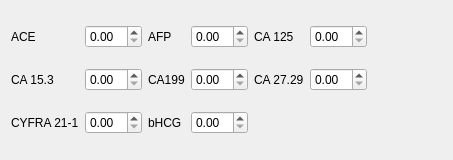
<?xml version="1.0" encoding="UTF-8"?>
<ui version="4.0">
 <class>LabTestsResults</class>
 <widget class="QWidget" name="LabTestsResults">
  <property name="geometry">
   <rect>
    <x>0</x>
    <y>0</y>
    <width>453</width>
    <height>160</height>
   </rect>
  </property>
  <property name="windowTitle">
   <string/>
  </property>
  <layout class="QGridLayout" name="gridLayout">
   <item row="0" column="5">
    <widget class="QDoubleSpinBox" name="ca125">
     <property name="maximumSize">
      <size>
       <width>100</width>
       <height>16777215</height>
      </size>
     </property>
    </widget>
   </item>
   <item row="2" column="1">
    <widget class="QDoubleSpinBox" name="cyfra211">
     <property name="maximumSize">
      <size>
       <width>100</width>
       <height>16777215</height>
      </size>
     </property>
    </widget>
   </item>
   <item row="1" column="0">
    <widget class="QLabel" name="ca153Label">
     <property name="sizePolicy">
      <sizepolicy hsizetype="Fixed" vsizetype="Preferred">
       <horstretch>0</horstretch>
       <verstretch>0</verstretch>
      </sizepolicy>
     </property>
     <property name="text">
      <string>CA 15.3</string>
     </property>
    </widget>
   </item>
   <item row="2" column="2">
    <widget class="QLabel" name="hcgLabel">
     <property name="sizePolicy">
      <sizepolicy hsizetype="Fixed" vsizetype="Preferred">
       <horstretch>0</horstretch>
       <verstretch>0</verstretch>
      </sizepolicy>
     </property>
     <property name="text">
      <string>bHCG</string>
     </property>
    </widget>
   </item>
   <item row="1" column="3">
    <widget class="QDoubleSpinBox" name="ca199">
     <property name="maximumSize">
      <size>
       <width>100</width>
       <height>16777215</height>
      </size>
     </property>
    </widget>
   </item>
   <item row="2" column="3">
    <widget class="QDoubleSpinBox" name="hcg">
     <property name="maximumSize">
      <size>
       <width>100</width>
       <height>16777215</height>
      </size>
     </property>
    </widget>
   </item>
   <item row="0" column="0">
    <widget class="QLabel" name="aceLabel">
     <property name="sizePolicy">
      <sizepolicy hsizetype="Fixed" vsizetype="Preferred">
       <horstretch>0</horstretch>
       <verstretch>0</verstretch>
      </sizepolicy>
     </property>
     <property name="text">
      <string>ACE</string>
     </property>
    </widget>
   </item>
   <item row="0" column="3">
    <widget class="QDoubleSpinBox" name="afp">
     <property name="maximumSize">
      <size>
       <width>100</width>
       <height>16777215</height>
      </size>
     </property>
    </widget>
   </item>
   <item row="0" column="2">
    <widget class="QLabel" name="afpLabel">
     <property name="sizePolicy">
      <sizepolicy hsizetype="Fixed" vsizetype="Preferred">
       <horstretch>0</horstretch>
       <verstretch>0</verstretch>
      </sizepolicy>
     </property>
     <property name="text">
      <string>AFP</string>
     </property>
    </widget>
   </item>
   <item row="1" column="5">
    <widget class="QDoubleSpinBox" name="ca2729">
     <property name="maximumSize">
      <size>
       <width>100</width>
       <height>16777215</height>
      </size>
     </property>
    </widget>
   </item>
   <item row="2" column="0">
    <widget class="QLabel" name="cyfra211Label">
     <property name="sizePolicy">
      <sizepolicy hsizetype="Fixed" vsizetype="Preferred">
       <horstretch>0</horstretch>
       <verstretch>0</verstretch>
      </sizepolicy>
     </property>
     <property name="text">
      <string>CYFRA 21-1</string>
     </property>
    </widget>
   </item>
   <item row="0" column="1">
    <widget class="QDoubleSpinBox" name="ace">
     <property name="maximumSize">
      <size>
       <width>100</width>
       <height>16777215</height>
      </size>
     </property>
    </widget>
   </item>
   <item row="0" column="4">
    <widget class="QLabel" name="ca125Label">
     <property name="sizePolicy">
      <sizepolicy hsizetype="Fixed" vsizetype="Preferred">
       <horstretch>0</horstretch>
       <verstretch>0</verstretch>
      </sizepolicy>
     </property>
     <property name="text">
      <string>CA 125</string>
     </property>
    </widget>
   </item>
   <item row="1" column="4">
    <widget class="QLabel" name="ca2729Label">
     <property name="sizePolicy">
      <sizepolicy hsizetype="Fixed" vsizetype="Preferred">
       <horstretch>0</horstretch>
       <verstretch>0</verstretch>
      </sizepolicy>
     </property>
     <property name="text">
      <string>CA 27.29</string>
     </property>
    </widget>
   </item>
   <item row="1" column="2">
    <widget class="QLabel" name="ca199Label">
     <property name="sizePolicy">
      <sizepolicy hsizetype="Fixed" vsizetype="Preferred">
       <horstretch>0</horstretch>
       <verstretch>0</verstretch>
      </sizepolicy>
     </property>
     <property name="text">
      <string>CA199</string>
     </property>
    </widget>
   </item>
   <item row="1" column="1">
    <widget class="QDoubleSpinBox" name="ca153">
     <property name="maximumSize">
      <size>
       <width>100</width>
       <height>16777215</height>
      </size>
     </property>
    </widget>
   </item>
   <item row="0" column="6">
    <spacer name="horizontalSpacer">
     <property name="orientation">
      <enum>Qt::Horizontal</enum>
     </property>
     <property name="sizeHint" stdset="0">
      <size>
       <width>40</width>
       <height>20</height>
      </size>
     </property>
    </spacer>
   </item>
  </layout>
 </widget>
 <resources/>
 <connections/>
</ui>
